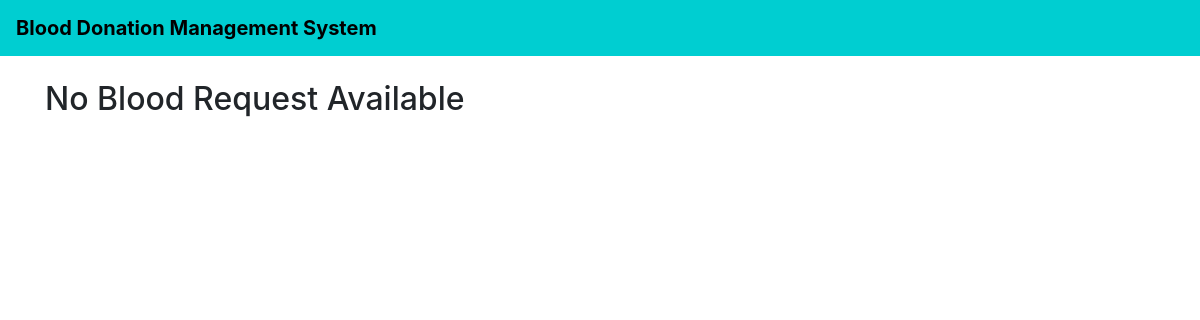
Page /patient_blood_request/ on the earlier database version.
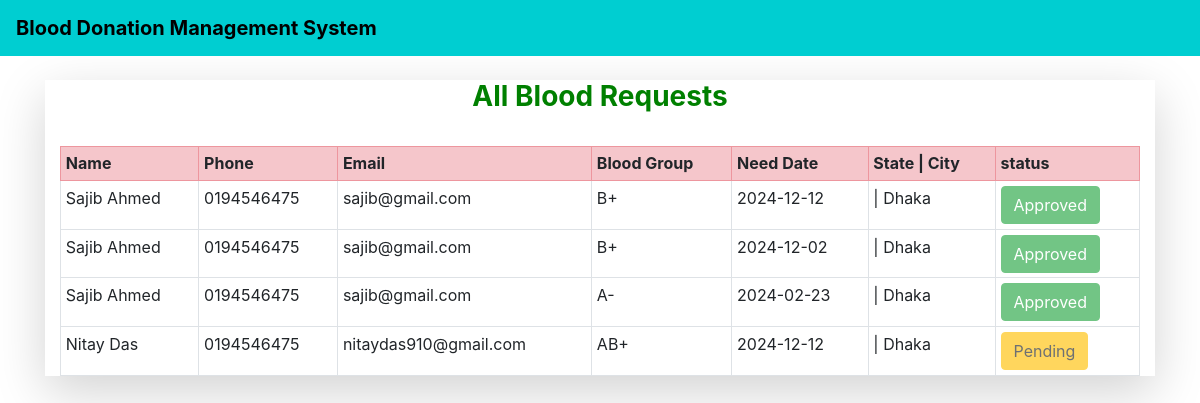
Same page on the later database version.
### home/models.py (models this page shows, shortened)
class RequestBlood(models.Model):
    patient_id = models.IntegerField(default=0)
    name = models.CharField(max_length=100)
    email = models.EmailField()
    phone = models.CharField(max_length=20)
    city = models.CharField(max_length=300, blank=True)
    address = models.CharField(max_length=500, blank=True)
    blood_group = models.ForeignKey(BloodGroup, on_delete=models.CASCADE)
    date = models.CharField(max_length=100, blank=True)
    status=models.IntegerField(default=0)

class BloodGroup(models.Model):
    name = models.CharField(max_length=5)
    def __str__(self):
        return self.name

### Admin/views.py (the view)
# urls.py: path('patient_blood_request/', views.Patient_blood_request, name='patient_blood_request'),
def Patient_blood_request(request):
    requests = RequestBlood.objects.all()
    return render(request,'patient_blood_request.html',{'requests':requests})

### Admin/templates/patient_blood_request.html (shortened to what this page needs)
{% extends 'base.html' %}
{% block body %}
<div class="container">
{% if request.user.is_superuser %}
{% if requests %}
<div class="container-fluid shadow-lg">
<h3 class="text-center" style="color:green;"><strong>All Blood Requests</strong></h3>
<br>
<table class="table table-sm table-bordered">
  <tr class="table-danger">
    <th>Name</th>
    <th>Phone</th>
    <th>Email</th>
    <th>Blood Group</th>
    <th>Need Date</th>
    <th>State | City</th>
    <th>status</th>
  </tr>
  {% for i in requests %}
    <tr>
      <td>{{i.name}}</td>
      <td>{{i.phone}}</td>
      <td>{{i.email}}</td>
      <td>{{i.blood_group}}</td>
      <td>{{i.date}}</td>
      <td>{{i.state}} | {{i.city}}</td>
      <td>
      {% if i.status == 0 %}
      <a href="{% url 'patient_blood_approve' request_id=i.id %}" class="btn btn-info" >Approve</a>
      <a href="{% url 'patient_blood_disapprove' request_id=i.id %}" class="btn btn-danger" >Decline</a>
      {% endif %}
      {% if i.status == 1 %}
      <button class="btn btn-success" disabled="disabled" data-toggle="modal" data-target="#reply_modal">Approved</button>
      {% elif i.status == 2 %}
      <button class="btn btn-danger" disabled="disabled" data-toggle="modal" data-target="#reply_modal">Disapproved</button>
      {% endif %}
      </td>
    </tr>
  {% endfor %}
</table>
{% else %}
<h2>No Blood Request Available</h2>
{% endif %}
{% comment %} for Donor View {% endcomment %}
{% else %}
{% if requests %}
<div class="container-fluid shadow-lg">
<h3 class="text-center" style="color:green;"><strong>All Blood Requests</strong></h3>
<br>
<table class="table table-sm table-bordered">
  <tr class="table-danger">
    <th>Name</th>
    <th>Phone</th>
    <th>Email</th>
    <th>Blood Group</th>
    <th>Need Date</th>
    <th>State | City</th>
    <th>status</th>
  </tr>
  {% for i in requests %}
  {% if i.status != 2 %}
    <tr>
      <td>{{i.name}}</td>
      <td>{{i.phone}}</td>
      <td>{{i.email}}</td>
      <td>{{i.blood_group}}</td>
      <td>{{i.date}}</td>
      <td>{{i.state}} | {{i.city}}</td>
      <td>
      {% if i.status == 0 %}
      <button class="btn btn-warning" disabled="disabled" data-toggle="modal" data-target="#reply_modal">Pending</button>
      {% elif i.status == 1 %}
      <button class="btn btn-success" disabled="disabled" data-toggle="modal" data-target="#reply_modal">Approved</button>
      {% endif %}
      </td>
    </tr>
    {% endif %}
   {% endfor %}
</table>
{% else %}
<h2>No Blood Request Available</h2>
{% endif %}
{% endif %}
</div>
</div>
{% endblock %}

Differences in the rows shown:
added RequestBlood: name "Sajib Ahmed", phone "0194546475", email "sajib@gmail.com", blood_group "B+", date "2024-12-12", city "Dhaka", status "Approved"
added RequestBlood: name "Sajib Ahmed", phone "0194546475", email "sajib@gmail.com", blood_group "B+", date "2024-12-02", city "Dhaka", status "Approved"
added RequestBlood: name "Sajib Ahmed", phone "0194546475", email "sajib@gmail.com", blood_group "A-", date "2024-02-23", city "Dhaka", status "Approved"
added RequestBlood: name "Nitay Das", phone "0194546475", email "nitaydas910@gmail.com", blood_group "AB+", date "2024-12-12", city "Dhaka", status "Pending"
Other differences:
text no longer shown: "No Blood Request Available"
text now shown: "All Blood Requests Name Phone Email Blood Group Need Date State | City status"
